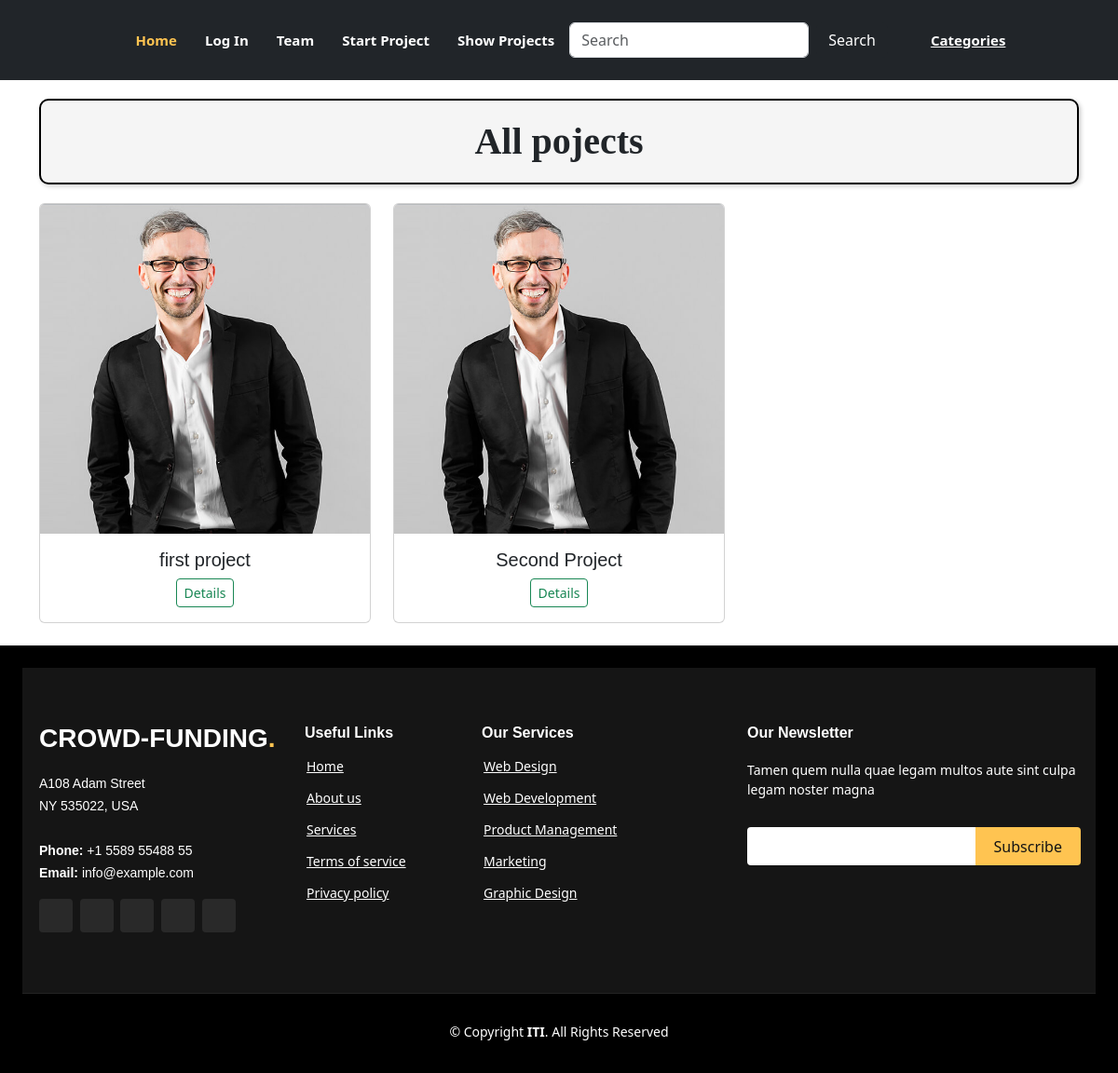
The page /list/ on the database as committed earlier.
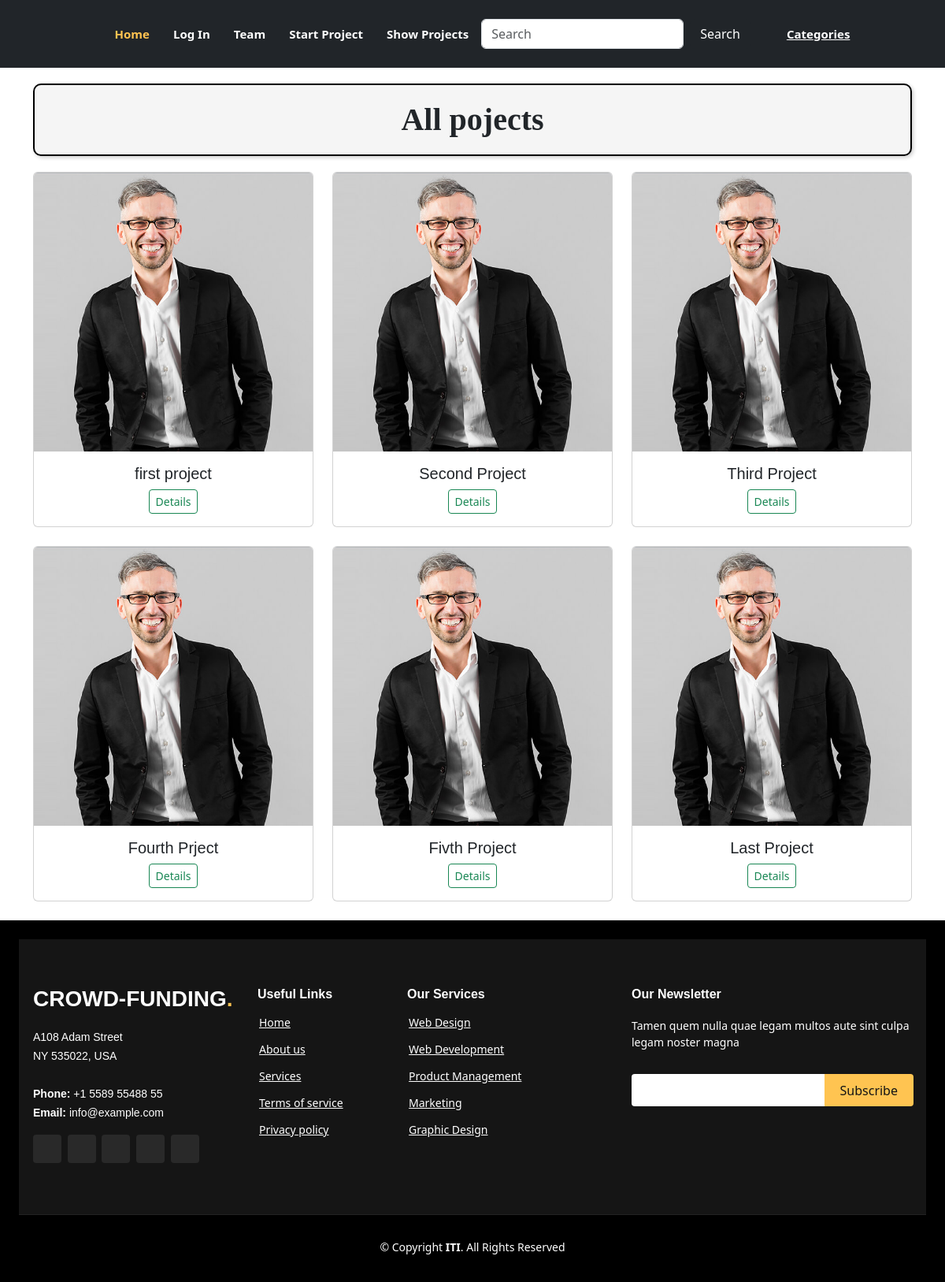
The same page on the database as committed later.
### myapp/models.py (models this page shows)
class Project(models.Model):
    title = models.CharField(max_length=200)
    details = models.TextField()
    tags = models.ManyToManyField(Tag)  # Many-to-many relationship with Tag model
    category = models.ForeignKey(Category, on_delete=models.CASCADE)
    total_target = models.DecimalField(max_digits=10, decimal_places=2)
    start_time = models.DateTimeField()
    end_time = models.DateTimeField()
    creator = models.ForeignKey(User, on_delete=models.CASCADE)
    images=models.ImageField(blank=True)

### myapp/views.py (the view)
# urls.py: path('list/', project_list, name='list'),
def project_list(request):
    projects = Project.objects.all()
    return render(request, 'myapp/project_list.html', {'projects': projects})

### myapp/templates/myapp/project_list.html (shortened to what this page needs)
{% extends "base.html" %}
{% load static %}
{% block 'Section' %}
    <div class="container">
        <h1 style="background-color: whitesmoke;
    font-family: Century Gothic;
    font-size: 2.5rem;
    font-weight: bold;
    padding: 20px;
    border: 2px solid black;
    border-radius: 10px;
    box-shadow: 2px 2px 5px rgba(0, 0, 0, 0.2);
    text-align: center;
    margin-top: 20px;
    margin-bottom: 20px;">All pojects</h1>
    <div class="row">
        {% for project in projects %}
            <div class="col-md-4">
                <div class="card mb-4 box-shadow">
                    <a  href="{% url 'project-detail' project.id %}"><img class="card-img-top" src="../../../static/img/team-1.jpg" alt="{{ project.title }}"></a>
                    <div class="card-body d-flex flex-column align-items-center justify-content-center">
                        <h5 class="card-title">{{ project.title }}</h5>
                        <div class="btn-group">
                            <a href="{% url 'project-detail' project.id %}" class="btn btn-sm btn-outline-success">Details</a>
                        </div>
                    </div>
                </div>
            </div>
        {% endfor %}
    </div>
</div>
{% endblock %}

### templates/base.html (shortened to what this page needs)
{% load static %}
<!DOCTYPE html>
<html lang="en">
<head>
    <link href="{% static 'Css/bootstrap.min.css' %}" rel="stylesheet">
    <link href="{% static 'Css/style.css' %}" rel="stylesheet">
    <link href="https://cdn.jsdelivr.net/npm/bootstrap@5.3.0-alpha1/dist/css/bootstrap.min.css" rel="stylesheet">
</head>
<body>
          <nav id="navbar" class="navbar  d-flex justify-content-center navbar-expand-lg text-center bg-dark ">
            <ul>
              <li><a class="nav-link scrollto active" href="{%url 'index'%}">Home</a></li>
              <li><a class="nav-link scrollto" href="{%url 'login'%}">Log In</a></li>
              <li><a class="nav-link scrollto" href="{%url 'team'%}">Team</a></li>
              <li><a class="nav-link scrollto " href="{%url 'create'%}">Start Project</a></li>
              <li><a class="nav-link scrollto" href="{%url 'list'%}">Show Projects</a></li>
            <form class="d-flex m-3" method="get" action="{% url 'search-result' %}">
              <input class="form-control me-2" type="search" name="search" placeholder="Search" aria-label="Search" required>
              <button class="btn btn-dark" type="submit">Search</button>
          </form>
            <li>
              <li class="dropdown"><a href="#"><span>Categories</span> </a>
              </li>
            </ul>
          </nav>
    {% block 'Section' %}
    {% endblock %}
 <footer id="footer" style=" background: black; margin-bottom: 0; " class="p-4">
        <div class="footer-top">
          <div class="container">
            <div class="row">
              <div class="col-lg-3 col-md-6">
                <div class="footer-info">
                  <h3>Crowd-Funding<span>.</span></h3>
                  <p>
                    A108 Adam Street <br>
                    NY 535022, USA<br><br>
                    <strong>Phone:</strong> +1 5589 55488 55<br>
                    <strong>Email:</strong> info@example.com<br>
                  </p>
                  <div class="social-links mt-3">
                    <a href="#" class="twitter"></a>
                    <a href="#" class="facebook"></a>
                    <a href="#" class="instagram"></a>
                    <a href="#" class="google-plus"></a>
                    <a href="#" class="linkedin"></a>
                  </div>
                </div>
              </div>
              <div class="col-lg-2 col-md-6 footer-links">
                <h4>Useful Links</h4>
                <ul>
                  <li> <a href="#">Home</a></li>
                  <li> <a href="#">About us</a></li>
                  <li> <a href="#">Services</a></li>
                  <li> <a href="#">Terms of service</a></li>
                  <li> <a href="#">Privacy policy</a></li>
                </ul>
              </div>
              <div class="col-lg-3 col-md-6 footer-links">
                <h4>Our Services</h4>
                <ul>
                  <li> <a href="#">Web Design</a></li>
                  <li> <a href="#">Web Development</a></li>
                  <li> <a href="#">Product Management</a></li>
                  <li> <a href="#">Marketing</a></li>
                  <li> <a href="#">Graphic Design</a></li>
                </ul>
              </div>
              <div class="col-lg-4 col-md-6 footer-newsletter">
                <h4>Our Newsletter</h4>
                <p>Tamen quem nulla quae legam multos aute sint culpa legam noster magna</p>
                <form action="" method="post">
                  <input type="email" name="email"><input type="submit" value="Subscribe">
                </form>
              </div>
            </div>
          </div>
        </div>
        <div class="container">
          <div class="copyright">
            &copy; Copyright <strong><span>ITI</span></strong>. All Rights Reserved
          </div>
          <div class="credits">
          </div>
        </div>
 </footer>
</body>
</html>

### static/Css/style.css (style rules this page uses)
body { font-family: "Open Sans", sans-serif; color: #444444; }
a { color: #ffc451; text-decoration: none; }
h1, h2, h3, h4, h5, h6 { font-family: "Raleway", sans-serif; }
.navbar { padding: 0; }
.navbar ul { margin: 0; padding: 0; display: flex; list-style: none; align-items: center; }
.navbar li { position: relative; }
.navbar a, .navbar a:focus { display: flex; align-items: center; justify-content: space-between; padding: 10px 0 10px 30px; font-size: 15px; font-weight: 600; color: #fff; white-space: nowrap; transition: 0.3s; }
.navbar a:hover, .navbar .active, .navbar .active:focus, .navbar li:hover>a { color: #ffc451; }
#footer { background: black; padding: 0 0 30px 0; color: #fff; font-size: 14px; }
#footer .footer-top { background: #151515; border-bottom: 1px solid #222222; padding: 60px 0 30px 0; }
#footer .footer-top .footer-info { margin-bottom: 30px; }
#footer .footer-top .footer-info h3 { font-size: 28px; margin: 0 0 20px 0; padding: 2px 0 2px 0; line-height: 1; font-weight: 700; text-transform: uppercase; }
#footer .footer-top .footer-info h3 span { color: #ffc451; }
#footer .footer-top .footer-info p { font-size: 14px; line-height: 24px; margin-bottom: 0; font-family: "Raleway", sans-serif; color: #fff; }
#footer .footer-top .social-links a { font-size: 18px; display: inline-block; background: #292929; color: #fff; line-height: 1; padding: 8px 0; margin-right: 4px; border-radius: 4px; text-align: center; width: 36px; height: 36px; transition: 0.3s; }
#footer .footer-top h4 { font-size: 16px; font-weight: 600; color: #fff; position: relative; padding-bottom: 12px; }
#footer .footer-top .footer-links { margin-bottom: 30px; }
#footer .footer-top .footer-links ul { list-style: none; padding: 0; margin: 0; }
#footer .footer-top .footer-links ul li { padding: 10px 0; display: flex; align-items: center; }
#footer .footer-top .footer-links ul li:first-child { padding-top: 0; }
#footer .footer-top .footer-links ul a { color: #fff; transition: 0.3s; display: inline-block; line-height: 1; }
#footer .footer-top .footer-newsletter form { margin-top: 30px; background: #fff; padding: 6px 10px; position: relative; border-radius: 4px; }
#footer .footer-top .footer-newsletter form input[type=email] { border: 0; padding: 4px; width: calc(100% - 110px); }
#footer .footer-top .footer-newsletter form input[type=submit] { position: absolute; top: 0; right: -2px; bottom: 0; border: 0; background: none; font-size: 16px; padding: 0 20px; background: #ffc451; color: #151515; transition: 0.3s; border-radius: 0 4px 4px 0; }
#footer .copyright { text-align: center; padding-top: 30px; }
#footer .credits { padding-top: 10px; text-align: center; font-size: 13px; color: #fff; }

Rows that differ between the two databases and show on the page:
added Project: title "Third Project"
added Project: title "Fourth Prject"
added Project: title "Fivth Project"
added Project: title "Last Project"
